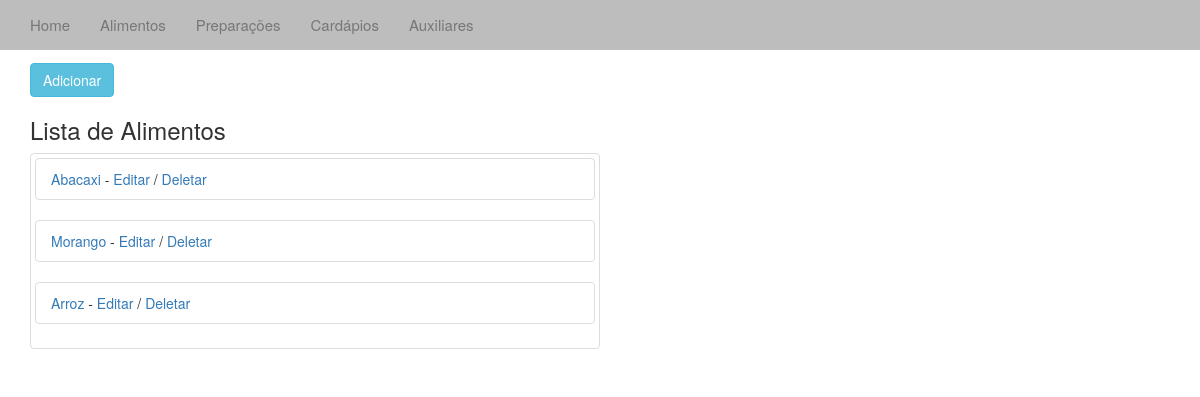
Before: /alimentos/ with the older database file.
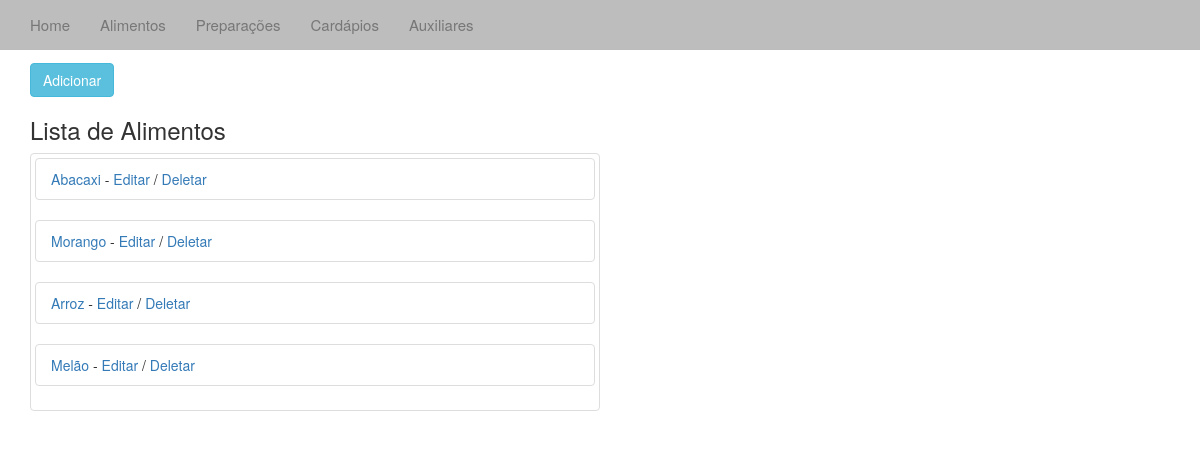
After: the same page with the newer database file.
### cardapio/models.py (models this page shows, shortened)
class Alimentos(models.Model):
	desc = models.CharField(max_length=20)
	cat_alimento = models.ForeignKey(Aux)
	cor = models.CharField(max_length=10)

### cardapio/views.py (the view)
# urls.py: url(r'^alimentos/', 'cardapio.views.alimentos', name='alimentos'),
def alimentos(request):
	al_list = Alimentos.objects.all()
	context = {'al_list':al_list}
	return render_to_response('alimentos.html', context)

### templates/alimentos.html (shortened to what this page needs)
{% extends "base.html" %}
{% block body%}
<div class="container-fluid">
	<div class="container">
			<h2>Auxiliares</h2>
			<a href="/addalimento/"><button type="button" class="btn btn-info">Adicionar</button></a>
			<h3>Lista de Alimentos</h3>
		{% if al_list %}
		<div class="thumbnail col-sm-6">
			{% for a in al_list %}
			<ul class="list-group">
			<li class="list-group-item"><a href="/veralimento/{{ a.id }}"> {{ a.desc }} </a> -
				<a href="/editalimento/{{ a.id }}"> Editar</a> /
				<a href="/deletealimento/{{ a.id }}"> Deletar </a>
			</li>
			</ul>
			{% endfor %}
		{% endif %}
	</div>
</div>
{% endblock %}

Changed rows visible on the page:
added Alimentos: desc "Melão"
